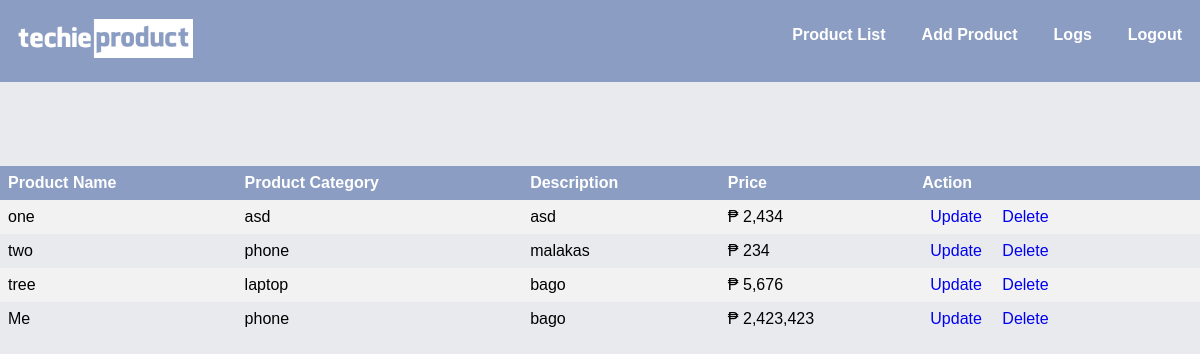
The app's page /trashbin/supplier/index.php (signed in) with its own data.
### tables this page shows
CREATE TABLE `product` (
  `ID` int(11) NOT NULL,
  `productname` varchar(255) NOT NULL,
  `productno` int(25) NOT NULL,
  `productCat` varchar(255) NOT NULL,
  `Description` varchar(255) NOT NULL,
  `productprice` int(255) NOT NULL
);

### trashbin/includes/DbConfig.php (called while the page is built, shortened)
<?php
class DbConfig
{
	private $_host = 'localhost';
	private $_username = 'root';
	private $_password = '';
	private $_database = 'basurahan';
	protected $connection;
	public function __construct()
	{
		if (!isset($this->connection)) {
			$this->connection = new mysqli($this->_host, $this->_username, $this->_password, $this->_database);
		}
		return $this->connection;
	}
}
?>

### trashbin/includes/Crud.php (called while the page is built, shortened)
<?php
include_once 'DbConfig.php';
class Crud extends DbConfig
{
	public function getData($query)
	{
		$result = $this->connection->query($query);
		$rows = array();
		while ($row = $result->fetch_assoc()) {
			$rows[] = $row;
		}
		return $rows;
	}
}
?>

### trashbin/supplier/index.php (the view)
<?php require_once('templates/header.php'); ?>
	<?php
	$query = "SELECT * FROM product WHERE ID=ID" ;
	$result = $crud->getData($query);
    ?>
		 <table class="table table-striped">
			  <tr>
				<th>Product Name</th>
				<th>Product Category</th>
				<th>Description</th>
				<th>Price</th>
				<th>Action</th>
			  </tr>
		    <?php foreach ($result as $key => $row) { ?>
			 <tr >
				<td><?php echo $row['productname'];?></td>
				<td><?php echo $row['productCat'];?></td>
				<td><?php echo $row['Description'];?></td>
				<td>₱ <?php echo number_format($row['productprice']);?></td>
				<td>
				  <a  " href="updateproduct.php?ID=<?php echo $row['ID'];?>">Update</a>
				  <a  " href="deleteproduct.php?ID=<?php echo $row['ID'];?>">Delete</a>
				</td>
				</tr>
			<?php } ?>
		</table>
	<?php require_once('templates/footer.php'); ?>

### trashbin/supplier/templates/header.php (shortened to what this page needs)
<?php
$CompanyName = $_SESSION['CompanyName'];
include_once("../includes/Crud.php");
$crud = new Crud();
?>
<!DOCTYPE html>
<html>
<head>
	<link rel="stylesheet" href="templates/header.css">
	<link rel="stylesheet" href="templates/form.css">
</head>
<body>
<header>
         <div  style="background:#8b9dc3; overflow:auto;">
              <h2><a href="index.php"><img src="../images/logo.jpg" href="index.php" style="width:180px; margin-top:12px; margin-left:5px;"></a></h2>
					<ul class="navright">
					<li><a href="index.php">Product List</a></li>
					<li><a href="addproduct.php"> Add Product</a></li>
					<li><a href="logs.php"> Logs</a></li>
					<li><a href="javascript:void();" onclick="logout()">Logout</a></li>
                </ul>
            </div>
</header><br>
  <center> <h1><?php echo $CompanyName;?></h1></center>
	<br>

### trashbin/supplier/templates/footer.php (shortened to what this page needs)
</body>
</html>

### trashbin/supplier/templates/header.css (style rules this page uses)
body { margin: 0; padding: 0; background: #e9eaee; font-family: 'Scada', sans-serif; }
h2 { padding: 0; margin-left: 5px; background-color: #8b9dc3; color: #fff; float: left; }
ul.navright { float: right; list-style: none; width: auto; }
ul.navright li { float: left; padding: 10px; }
ul.navright li a { text-decoration: none; color: #fff; font-weight: bold; }
table { border-collapse: collapse; width: 100%; margin: 50px auto; }
th, td, a { text-align: left; padding: 8px; text-decoration: none; }
tr:nth-child(even) { background-color: #f2f2f2 }
th { background-color: #8b9dc3; color: white; }
header { position: fixed; width:100%; }

### trashbin/supplier/templates/form.css (style rules this page uses)
body { margin: 0; padding: 0; background: #e9eaee; font-family: 'Scada', sans-serif; }
h2 { line-height: 50px; padding: 0; padding-top: 7px; padding-bottom: 7px; margin: 0; background-color: #8b9dc3; color: #fff; text-align: center; }

### records on screen
product: productname "one", productCat "asd", Description "asd", productprice "2,434"
product: productname "two", productCat "phone", Description "malakas", productprice "234"
product: productname "tree", productCat "laptop", Description "bago", productprice "5,676"
product: productname "Me", productCat "phone", Description "bago", productprice "2,423,423"
